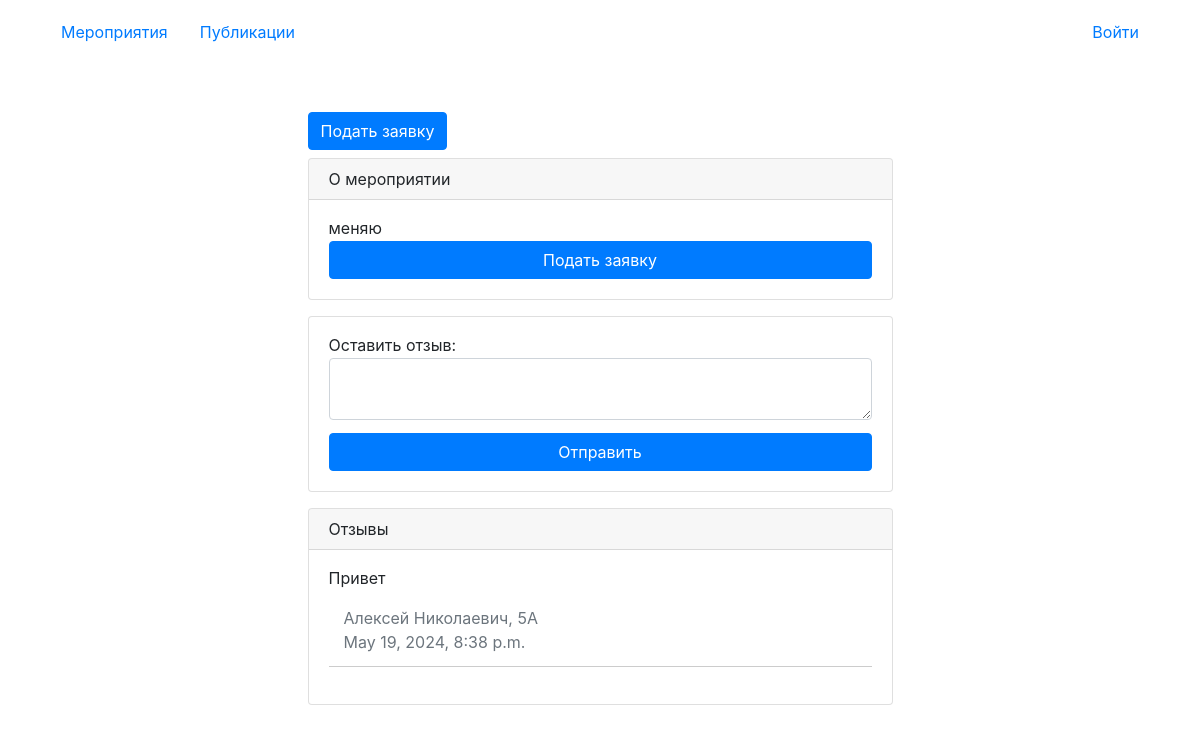
The app's page /event/22/ with its own data.
### main/models.py (models this page shows, shortened)
class Event(models.Model):
    title = models.CharField(max_length=255, null=True, blank=True)
    description = models.TextField(null=True, blank=True)
    max_eventers = models.IntegerField(default=100)
    location = models.CharField(max_length=255, null=True, blank=True)
    date_event = models.DateTimeField(null=True, blank=True)
    event_type = models.ForeignKey('EventType', on_delete=models.CASCADE)
    education_level = models.ForeignKey('EducationLevel', on_delete=models.CASCADE)
    responsible = models.ForeignKey('CustomUser', null=True, blank=True, on_delete=models.CASCADE)
    image = models.ImageField(upload_to='images', null=True, blank=True)
    def __str__(self):
        return str(self.title)

class Feedback(models.Model):
    feedback = models.TextField(null=True, blank=True)
    time_submit = models.DateTimeField(null=True, blank=True, default=timezone.now)
    user = models.ForeignKey('CustomUser', blank=True, null=True, on_delete=models.CASCADE)
    event = models.ForeignKey('Event', blank=True, null=True, on_delete=models.CASCADE)
    post = models.ForeignKey('Post', blank=True, null=True, on_delete=models.CASCADE)

class CustomUser(AbstractUser):
    class_scool = models.CharField(max_length=10, choices=klass_Choices)
    def __str__(self) -> str:
        return f"{self.username} {self.last_name}, {self.class_scool}"

### main/views.py (the view)
# urls.py: path("event/<int:pk>/", EventDetailView.as_view(), name="detail_event"),
class EventDetailView(DetailView):
    model = Event
    form_class = CreateEventForm
    template_name = 'event_detail.html'
    def get_context_data(self, **kwargs):
        context = super().get_context_data(**kwargs)
        context["form"] = CreateEventForm(context['event'].__dict__)
        context["feedback_form"] = FeedbackForm()
        context["feedback_list"] = Feedback.objects.select_related('event').filter(event_id=context['event'].id).order_by('-time_submit')
        context['user_is_staff'] = self.request.user.is_staff
        return context

### main/forms.py
class FeedbackForm(forms.ModelForm):
    feedback = forms.CharField(
        error_messages={'required': 'Пустой отзыв отправить нельзя!'},
        widget=forms.Textarea(attrs={"class": "form-control", "rows": 2}),
        label='Оставить отзыв'
    )
    class Meta:
        model = Feedback
        fields = ['feedback']

### main/templates/event_detail.html (shortened to what this page needs)
{% extends 'base.html' %}
{% load static %}
{% block content %}
<div class="nav mb-2 d-flex justify-content-between">
    {% if user.is_staff %}
    <div class="btn-group">
        <a href="{% url 'applications' object.id 'apply' %}" class="btn btn-success">Заявки</a>
        <a href="{% url 'applications' object.id 'visit_log' %}" class="btn btn-warning">Журнал</a>
    </div>
    <form action="{% url 'delete_event' %}" method="post">
        {% csrf_token %}
        <input type="hidden" readonly name="event" value="{{ event.id }}">
        <input type="submit" class="btn btn-danger" value="Удалить">
    </form>
    {% else %}
    <a href="{% url 'apply' %}" class="btn btn-primary">Подать заявку</a>
    {% endif %}
</div>
<div class="card">
    <div class="card-header">
        О мероприятии
    </div>
    <div class="card-body">
        <form action="" method="post" class="create__form d-flex flex-column w-full" enctype="multipart/form-data">
            {{ object }}
            {% if user_is_staff %}
            <a class="btn btn-primary ms-auto" aria-current="page" href="{% url 'edit_event' object.pk %}">Редактировать событие</a>
            {% else %}
            {% if user.is_authenticated %}
            <a class="btn btn-primary ms-auto" aria-current="page"  href="{% url 'subscribe' object.pk %}" class="nav-link">Подать заявку</a>
            {% comment %} <button type="submit" class="btn btn-primary">Подать заявку</button> {% endcomment %}
            {% else %}
            <a class="btn btn-primary ms-auto" aria-current="page"  href="{% url 'login' %}" class="nav-link">Подать заявку</a>
            {% endif %}
            {% endif %}
        </form>
    </div>
</div>
<div class="card mt-3">
    <div class="card-body">
        <form action="{% url 'create_feedback' %}" method="post" class="create__form d-flex flex-column w-full" enctype="multipart/form-data">
            {{ feedback_form }}
            <button type="submit" class="btn btn-primary mt-2">Отправить</button>
        </form>
    </div>
</div>
<div class="card mt-3">
    <div class="card-header">
        Отзывы
    </div>
    <div class="card-body">
        <ul class="list-group">
            {% for object in feedback_list %}
            <li class="row d-flex flex-column w-full">
                <div class="col-12 mb-4">{{ object.feedback }}</div>
                <div class="col-12 d-flex justify-content-between">
                    <div class="col-9 d-flex flex-column">
                        <p class="mb-2 text-end text-muted fs-6">{{ object.user }}</p>
                        <span class="text-end text-muted fs-6">{{ object.time_submit }}</span>
                    </div>
                </div>
            </li>
            <hr/>
            {% empty %}
            <li>Отзывов нет.</li>
            {% endfor %}
        </ul>
    </div>
</div>
{% endblock %}

### main/static/css/null.css (style rules this page uses)
html, body, div, span, object, iframe, h1, h2, h3, h4, h5, h6, p, blockquote, pre, abbr, address, cite, code, del, dfn, em, img, ins, kbd, q, samp, small, strong, sub, sup, var, b, i, dl, dt, dd, ol, ul, li, fieldset, form, label, legend, table, caption, tbody, tfoot, thead, tr, th, td, article, aside, canvas, details, figcaption, figure, footer, header, hgroup, menu, nav, section, summary, time, mark, audio, video { margin:0; padding:0; border:0; outline:0; font-size:100%; vertical-align:baseline; background:transparent; }
body { line-height:1; }
a { margin:0; padding:0; font-size:100%; vertical-align:baseline; background:transparent; }
hr { display:block; height:1px; border:0; border-top:1px solid #cccccc; margin:1em 0; padding:0; }
ul, ol, li { list-style: none; }

### main/static/css/style.css (style rules this page uses)
label { margin-bottom: 5px; }
.create__form { gap: 5px; }

### records on screen
Event: title "меняю"
Feedback: feedback "Привет", user "Алексей Николаевич, 5А", time_submit "May 19, 2024, 8:38 p.m."
